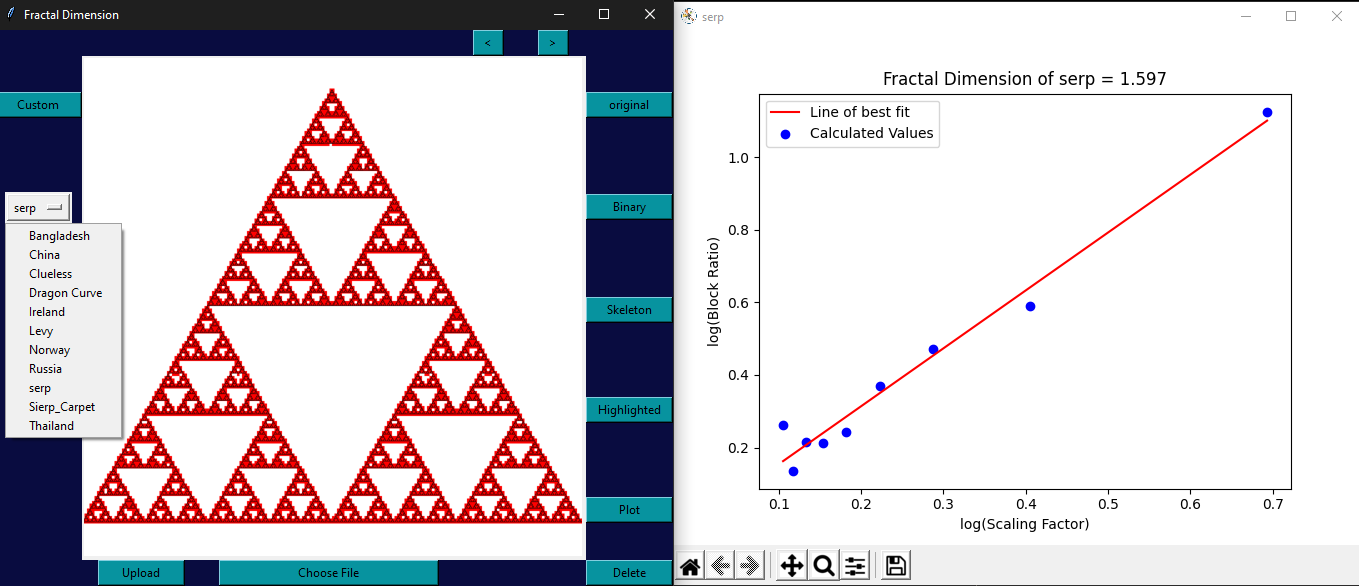
#> input picture GUI_example.png, 1359 x 586 px
$ python -i Image_Pruning.py   (imports and definitions only)
#> lines starting #> are read from the running program, lines starting #| are printed output that depends on the picture; after the words box and inside, x2 and y2 are one past the last pixel; in counts of white or black regions, pixels touching at a corner belong together
"""
1/10/21
"""

from PIL import Image
import time
from skimage.morphology import skeletonize
import numpy


# [15 lines left out: function resize_, not called in this run]


def convert_to_binary(img_path):
    # Convert all the pixels in the image to either black or white

#> called with img_path = 'GUI_example.png'
    time1 = time.time()
    count = 0
    img = Image.open(img_path)
#> img is the input picture: PIL image 1359x586 RGBA; mean R, G, B, A 209.9, 204.4, 209.9, 255
    size = img.size
#> size = (1359, 586)
    new_img = Image.new('1', size)
#> new_img: PIL image 1359x586 1; every value is 0

    for x in range((img.size)[0]):
        for y in range((img.size)[0]):
            # Loop through each pixel
            count += 1
            print(count)
            # Get average value of pixel from RGB bands
            pixel = img.getpixel((x,y))
            avg = (pixel[0] + pixel[1] + pixel[2]) / 3
            # Check if pixel is relatively black or white and sets absolute value
            if avg < 150:
                new_img.putpixel((x,y), (0))
            else:
                new_img.putpixel((x,y), (1))
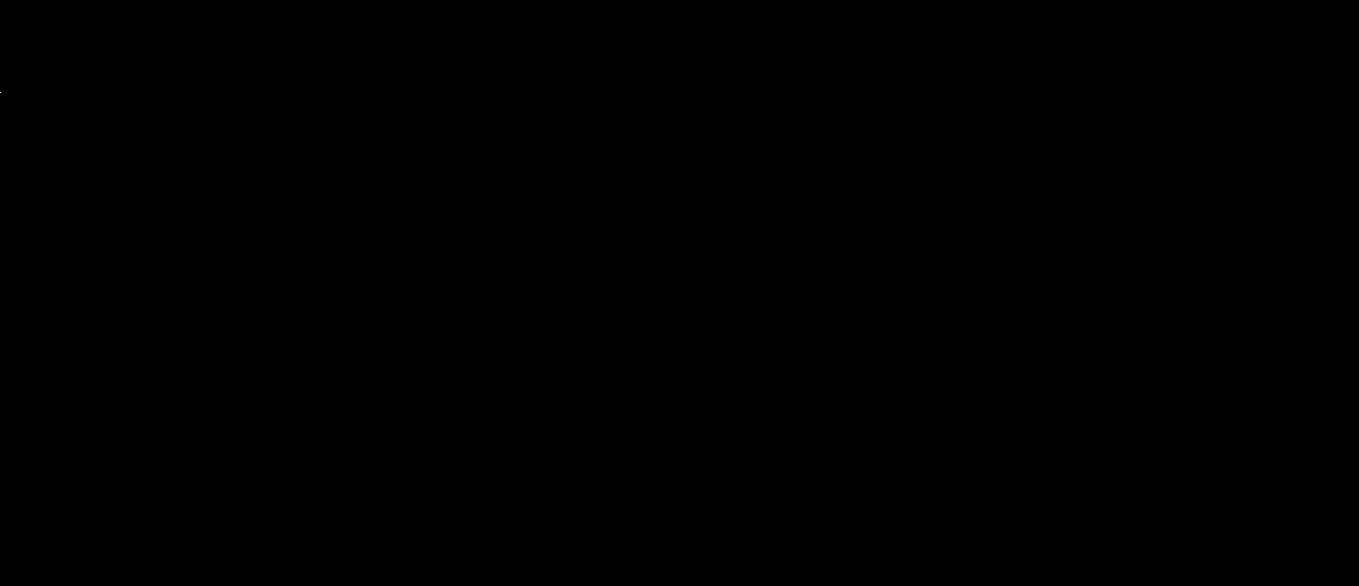
#> new_img: PIL image 1359x586 1; 0% white in thin lines or dots, all inside (x1, y1, x2, y2) = (0, 92, 1, 93)
#> after the loop, count = 587

    time2 = time.time()
    print(round((time2 - time1), 2))

    return new_img


# [35 lines left out: function skeletonize_, not called in this run]

#> (the run stopped early here; a loop or call above may not have finished)
